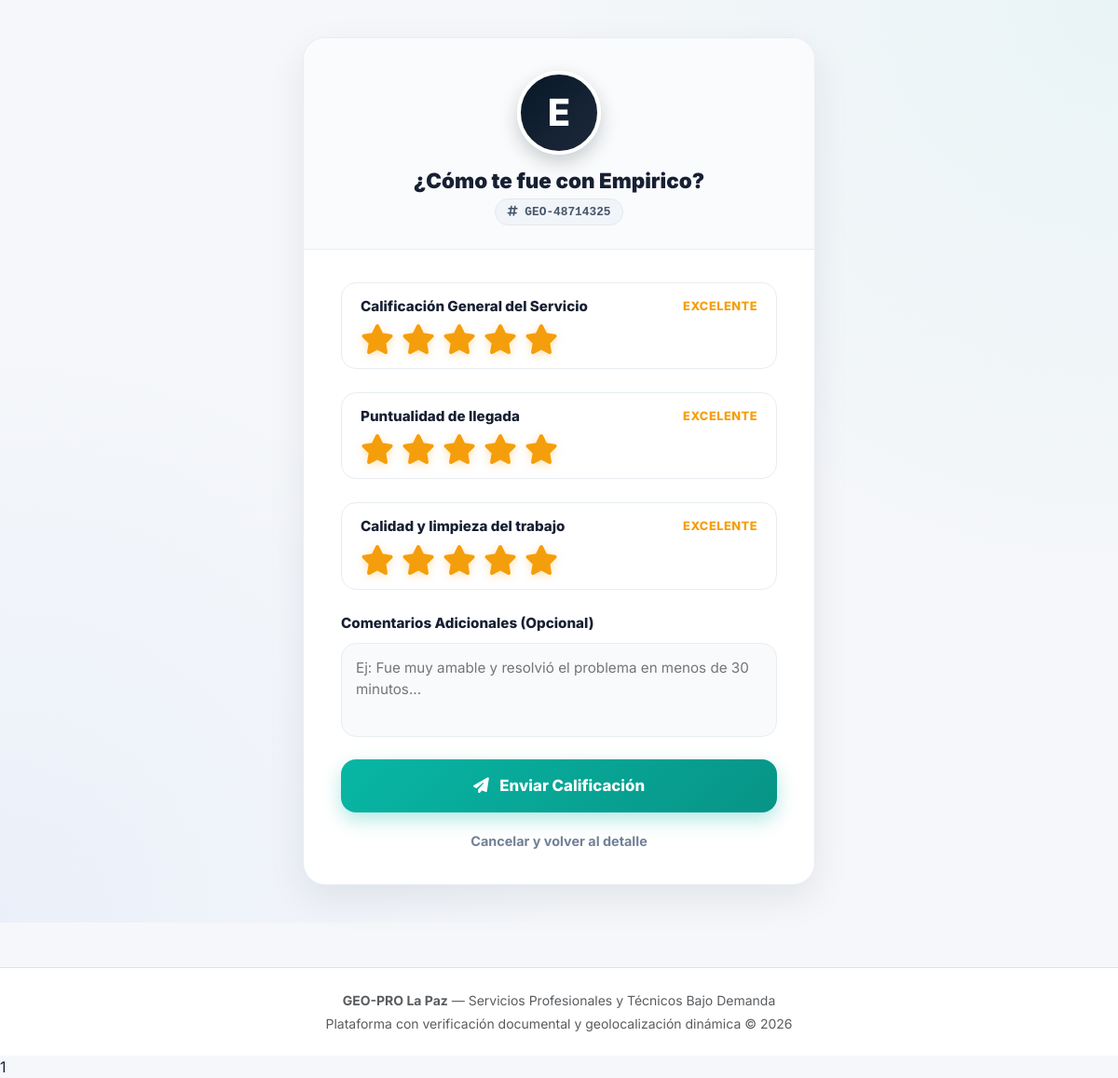
The app's page /public/solicitud/calificar/19 (signed in) with its own data.
### tables this page shows
CREATE TABLE `solicitudes_servicio` (
  `id_solicitud` int(11) NOT NULL,
  `codigo_seguimiento` varchar(20) NOT NULL,
  `id_cliente` int(11) NOT NULL,
  `id_profesional` int(11) NOT NULL,
  `descripcion_problema` text NOT NULL,
  `direccion_servicio` varchar(255) NOT NULL,
  `macrodistrito` enum('ZONA_SUR','SOPOCACHI','CENTRO','MIRAFLORES','SAN_PEDRO','COTAHUMA','PERIFERICA','EL_ALTO') NOT NULL,
  `zona` varchar(100) NOT NULL,
  `latitud_destino` decimal(10,8) NOT NULL,
  `longitud_destino` decimal(11,8) NOT NULL,
  `estado_servicio` enum('PENDIENTE','ACEPTADA','EN_CAMINO','EN_PROCESO','FINALIZADA','CANCELADA') NOT NULL DEFAULT 'PENDIENTE',
  `precio_acordado` decimal(10,2) DEFAULT NULL,
  `tiempo_estimado_llegada_min` int(11) DEFAULT NULL,
  `motivo_cancelacion` varchar(255) DEFAULT NULL,
  `fecha_solicitud` timestamp NOT NULL DEFAULT current_timestamp(),
  `fecha_inicio_atencion` timestamp NULL DEFAULT NULL,
  `fecha_finalizacion` timestamp NULL DEFAULT NULL
);

CREATE TABLE `usuarios` (
  `id_usuario` int(11) NOT NULL,
  `id_rol` int(11) NOT NULL,
  `nombre` varchar(100) NOT NULL,
  `apellido` varchar(100) NOT NULL,
  `correo` varchar(120) NOT NULL,
  `celular` varchar(20) NOT NULL,
  `password` varchar(255) NOT NULL,
  `foto_perfil` varchar(255) DEFAULT NULL,
  `estado` enum('ACTIVO','INACTIVO','BLOQUEADO') NOT NULL DEFAULT 'ACTIVO',
  `token_recuperacion` varchar(255) DEFAULT NULL,
  `fecha_registro` timestamp NOT NULL DEFAULT current_timestamp()
);

### app/controllers/SolicitudController.php (called while the page is built, shortened)
<?php
class SolicitudController extends Controller {
    private Solicitud $solicitudModel;
    public function __construct() {
        $this->solicitudModel = new Solicitud();
    }
    public function calificar($idSolicitud = null) {
        require_once "../app/models/Calificacion.php";
        $idSolicitud = (int) $idSolicitud;
        $solicitud = $this->solicitudModel->obtenerPorId($idSolicitud);
        $error = null;
        $this->view('cliente/calificar', [
            'titulo'    => 'GEO-PRO | Calificar servicio',
            'solicitud' => $solicitud,
            'error'     => $error
        ]);
    }
}

### public/index.php (called while the page is built, shortened)
<?php
require_once '../app/config/Database.php';
spl_autoload_register(function ($clase) {
    $directorios = [
        '../core/',
        '../app/controllers/',
        '../app/models/',
        '../app/config/'
    ];
    foreach ($directorios as $dir) {
        $archivo = $dir . $clase . '.php';
        if (file_exists($archivo)) {
            return;
        }
    }
});
$app = new Router();
$app->run();

### app/config/Database.php (called while the page is built)
<?php
class Database {
    private static ?Database $instance = null;
    private ?PDO $conn = null;
    private function __construct() {
        try {
            $dsn = "mysql:host=" . DB_HOST . ";port=" . DB_PORT . ";dbname=" . DB_NAME . ";charset=" . DB_CHARSET;
            $options = [
                PDO::ATTR_ERRMODE            => PDO::ERRMODE_EXCEPTION,
                PDO::ATTR_DEFAULT_FETCH_MODE => PDO::FETCH_ASSOC,
                PDO::ATTR_EMULATE_PREPARES   => false,
                PDO::ATTR_TIMEOUT            => 10,
            ];
            $this->conn = new PDO($dsn, DB_USER, DB_PASS, $options);
            $this->conn->exec("SET SESSION innodb_lock_wait_timeout = 10");
            $this->conn->exec("SET SESSION wait_timeout = 30");
        } catch (PDOException $e) {
            die("Error crítico de conexión a la base de datos: " . $e->getMessage());
        }
    }
    public static function getInstance(): Database {
        if (self::$instance === null) {
            self::$instance = new Database();
        }
        return self::$instance;
    }
    public function getConnection(): PDO {
        return $this->conn;
    }
}

### app/models/Solicitud.php (called while the page is built, shortened)
<?php
class Solicitud {
    private PDO $db;
    public function __construct() {
        $this->db = Database::getInstance()->getConnection();
    }
    public function obtenerPorId(int $idSolicitud): ?array {
        $stmt = $this->db->prepare("
            SELECT s.*,
                   uc.nombre AS cliente_nombre, uc.apellido AS cliente_apellido, uc.celular AS cliente_celular,
                   up.nombre AS prof_nombre, up.apellido AS prof_apellido, up.celular AS prof_celular
            FROM solicitudes_servicio s
            INNER JOIN clientes cl ON s.id_cliente = cl.id_cliente
            INNER JOIN usuarios uc ON cl.id_usuario = uc.id_usuario
            INNER JOIN profesionales p ON s.id_profesional = p.id_profesional
            INNER JOIN usuarios up ON p.id_usuario = up.id_usuario
            WHERE s.id_solicitud = :id
            LIMIT 1
        ");
        $stmt->execute([':id' => $idSolicitud]);
        $res = $stmt->fetch();
        return $res ?: null;
    }
}

### app/models/Calificacion.php (called while the page is built, shortened)
<?php
class Calificacion {
    private PDO $db;
    public function __construct() {
        $this->db = Database::getInstance()->getConnection();
    }
    public function yaCalificada(int $idSolicitud): bool {
        $stmt = $this->db->prepare("SELECT id_calificacion FROM calificaciones WHERE id_solicitud = :id LIMIT 1");
        $stmt->execute([':id' => $idSolicitud]);
        return (bool) $stmt->fetch();
    }
}

### app/views/cliente/calificar.php (the view, shortened to what this page needs)
<?php require_once "../app/views/layouts/header.php"; ?>
<div class="rating-wrapper">
    <div class="rating-card">
        <?php
            require_once "../app/models/Calificacion.php";
            $calModel = new Calificacion();
            $yaCalifico = $calModel->yaCalificada($solicitud['id_solicitud']);
        ?>
        <?php if ($yaCalifico): ?>
            <div class="rating-body text-center py-5">
                <div class="mb-4">
                    <i class="fa-solid fa-circle-check text-success" style="font-size: 5rem;"></i>
                </div>
                <h3 class="fw-bold text-dark mb-2">¡Gracias por tu reseña!</h3>
                <p class="text-muted">Este servicio ya ha sido calificado anteriormente. Tu opinión ayuda a mantener la calidad de GEO-PRO.</p>
                <a href="<?= BASE_URL ?>/cliente/dashboard" class="btn-submit text-decoration-none d-inline-block mt-3" style="width: auto; padding: 12px 30px;">
                    Volver a mis solicitudes
                </a>
            </div>
        <?php else: ?>
            <div class="rating-header">
                <div class="prof-avatar-lg">
                    <?= strtoupper(substr($solicitud['prof_nombre'] ?? 'P', 0, 1)) ?>
                </div>
                <h2 class="prof-name">¿Cómo te fue con <?= htmlspecialchars($solicitud['prof_nombre']) ?>?</h2>
                <div class="job-code"><i class="fa-solid fa-hashtag"></i> <?= htmlspecialchars($solicitud['codigo_seguimiento']) ?></div>
            </div>
            <div class="rating-body">
                <form method="POST" id="ratingForm" action="<?= BASE_URL ?>/solicitud/calificar/<?= $solicitud['id_solicitud'] ?>">
                    <?php
                    $campos = [
                        'puntuacion_general' => 'Calificación General del Servicio',
                        'puntualidad'        => 'Puntualidad de llegada',
                        'calidad_trabajo'    => 'Calidad y limpieza del trabajo'
                    ];
                    foreach ($campos as $name => $label): ?>
                        <div class="rating-group">
                            <div class="rating-label-flex">
                                <h4 class="rating-title"><?= $label ?></h4>
                                <span class="rating-status-text" id="status_<?= $name ?>">Excelente</span>
                            </div>
                            <div class="stars-container" data-name="<?= $name ?>">
                                <?php for ($i = 1; $i <= 5; $i++): ?>
                                    <i class="fa-solid fa-star star-icon active" data-value="<?= $i ?>"></i>
                                <?php endfor; ?>
                            </div>
                        </div>
                    <?php endforeach; ?>
                    <div class="mt-4 mb-2">
                        <label class="form-label-custom">Comentarios Adicionales (Opcional)</label>
                        <textarea name="comentario" class="textarea-custom" rows="3" placeholder="Ej: Fue muy amable y resolvió el problema en menos de 30 minutos..."></textarea>
                    </div>
                    <button type="submit" class="btn-submit" id="btnSubmit">
                        <i class="fa-solid fa-paper-plane me-2"></i> Enviar Calificación
                    </button>
                    <a href="<?= BASE_URL ?>/solicitud/detalle/<?= $solicitud['id_solicitud'] ?>" class="btn-cancel">
                        Cancelar y volver al detalle
                    </a>
                </form>
            </div>
        <?php endif; ?>
    </div>
</div>
<?php require_once "../app/views/layouts/footer.php"; ?>1

### public/css/style.css (style rules this page uses)
:root { --geo-primary: #0A192F; --geo-accent: #00BFA6; --geo-accent-hover: #019985; --geo-bg: #F4F7F6; --geo-card: #FFFFFF; --geo-text: #2D3748; }
body { font-family: 'Inter', sans-serif; background-color: var(--geo-bg); color: var(--geo-text); -webkit-font-smoothing: antialiased; }

### app/views/layouts/header.php (style rules this page uses)
:root { --geo-header-dark: #071827; --geo-header-dark-2: #0b2435; --geo-accent: #08c2b1; --geo-accent-dark: #07998d; --geo-header-text: #f8fafc; --geo-header-muted: #9eb0bd; --geo-border: rgba(255,255,255,.09); --geo-dropdown-shadow: 0 25px 70px rgba(3, 15, 27, .18), 0 5px 18px rgba(3, 15, 27, .08); }

### app/views/cliente/calificar.php (style rules this page uses)
:root { --geo-dark: #071827; --geo-primary: #08b7a5; --geo-primary-dark: #079486; --geo-bg: #f5f7fa; --geo-text: #172033; --geo-muted: #718096; --geo-border: #e8edf2; --geo-warning: #f59e0b; }
body { background: var(--geo-bg) !important; color: var(--geo-text); font-family: 'Inter', sans-serif; overflow-x: hidden; }
.rating-wrapper { min-height: 100vh; display: flex; align-items: center; justify-content: center; padding: 40px 20px; background: radial-gradient(circle at top right, rgba(8, 183, 165, 0.05), transparent 40%), radial-gradient(circle at bottom left, rgba(37, 99, 235, 0.05), transparent 40%); }
.rating-card { background: #ffffff; width: 100%; max-width: 550px; border-radius: 24px; box-shadow: 0 15px 40px rgba(7, 24, 39, 0.08); border: 1px solid var(--geo-border); overflow: hidden; animation: slideUp 0.5s ease; }
.rating-header { padding: 35px 30px 25px; text-align: center; border-bottom: 1px solid var(--geo-border); background: #fafbfc; }
.prof-avatar-lg { width: 90px; height: 90px; margin: 0 auto 15px; border-radius: 50%; background: linear-gradient(135deg, var(--geo-dark), #1e293b); color: white; display: flex; align-items: center; justify-content: center; font-size: 2.5rem; font-weight: 800; box-shadow: 0 8px 20px rgba(7, 24, 39, 0.2); border: 4px solid #ffffff; }
.prof-name { font-weight: 900; font-size: 1.4rem; color: var(--geo-text); margin-bottom: 5px; }
.job-code { display: inline-block; background: #f1f5f9; padding: 4px 12px; border-radius: 50px; font-family: monospace; font-size: 0.8rem; color: #475569; font-weight: 600; border: 1px solid #e2e8f0; }
.rating-body { padding: 35px 40px; }
.rating-group { margin-bottom: 25px; background: #fff; padding: 15px 20px; border-radius: 16px; border: 1px solid var(--geo-border); transition: all 0.3s; }
.rating-label-flex { display: flex; justify-content: space-between; align-items: center; margin-bottom: 10px; }
.rating-title { font-weight: 800; font-size: 0.95rem; color: var(--geo-text); margin: 0; }
.rating-status-text { font-size: 0.8rem; font-weight: 800; color: var(--geo-warning); text-transform: uppercase; letter-spacing: 0.5px; }
.stars-container { display: flex; gap: 8px; }
.star-icon { font-size: 2rem; color: #e2e8f0; cursor: pointer; transition: transform 0.2s, color 0.2s; }
.star-icon.active { color: var(--geo-warning); text-shadow: 0 2px 10px rgba(245, 158, 11, 0.3); }
.form-label-custom { font-weight: 800; font-size: 0.95rem; color: var(--geo-text); margin-bottom: 10px; display: block; }
.textarea-custom { width: 100%; border: 1px solid var(--geo-border); border-radius: 16px; padding: 15px; font-size: 0.95rem; background: #f8fafc; color: var(--geo-text); resize: none; transition: all 0.3s; }
.btn-submit { background: linear-gradient(135deg, var(--geo-primary), var(--geo-primary-dark)); color: white; border: none; width: 100%; padding: 16px; border-radius: 16px; font-weight: 800; font-size: 1.05rem; cursor: pointer; transition: transform 0.3s, box-shadow 0.3s; margin-top: 10px; box-shadow: 0 8px 20px rgba(8, 183, 165, 0.3); }
.btn-cancel { display: block; text-align: center; color: var(--geo-muted); text-decoration: none; font-weight: 700; font-size: 0.9rem; margin-top: 20px; transition: color 0.2s; }

### records on screen
solicitudes_servicio: usuarios.nombre "E", usuarios.nombre "Empirico", codigo_seguimiento "GEO-48714325"

### other values on screen
$label "Calificación General del Servicio"
$label "Puntualidad de llegada"
$label "Calidad y limpieza del trabajo"
